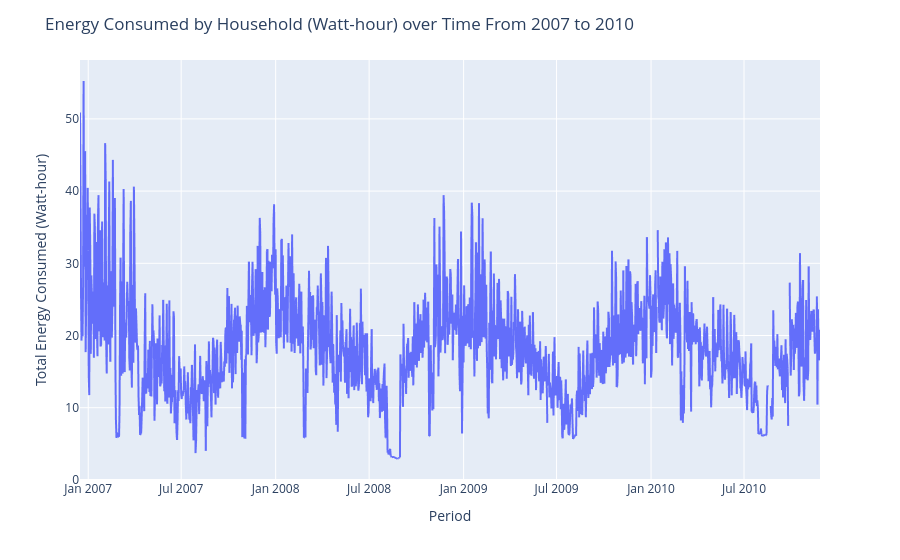

Notebook cell for this chart:
### Markdown cell above
We will take a look at the `Energy Consumed by Household` column - this is the variable of interest (dependent variable) that we would like to predict.For now lets look at the monthly data

### Code cell
fig = px.line(power_df_daily, x=power_df_daily.index, y='Energy Consumed by Household (Watt-hour)',)
fig.update_layout(
    yaxis_title="Total Energy Consumed (Watt-hour)", 
    xaxis_title="Period",
    legend_title="Energy Consumed by Household (Watt-hour) per Month over Time", 
    title="Energy Consumed by Household (Watt-hour) over Time From 2007 to 2010 "
)
fig.show()

### Figure 1 — Plotly figure (JSON) as saved in the notebook; plotly's stock layout.template omitted (floating-point values rounded to 4 significant figures; data arrays with more than 128 entries replaced by an {"elided": "..."} marker saying what was removed)
{"data": [{"hovertemplate": "Datetime=%{x}<br>Energy Consumed by Household (Watt-hour)=%{y}<extra></extra>", "legendgroup": "", "line": {"color": "#636efa", "dash": "solid"}, "marker": {"symbol": "circle"}, "mode": "lines", "name": "", "showlegend": false, "type": "scattergl", "x": {"elided": "1442 str values"}, "xaxis": "x", "y": {"elided": "1442 float values"}, "yaxis": "y"}], "layout": {"legend": {"title": {"text": "Energy Consumed by Household (Watt-hour) per Month over Time"}, "tracegroupgap": 0}, "margin": {"t": 60}, "title": {"text": "Energy Consumed by Household (Watt-hour) over Time From 2007 to 2010 "}, "xaxis": {"anchor": "y", "domain": [0, 1], "title": {"text": "Period"}}, "yaxis": {"anchor": "x", "domain": [0, 1], "title": {"text": "Total Energy Consumed (Watt-hour)"}}}}
